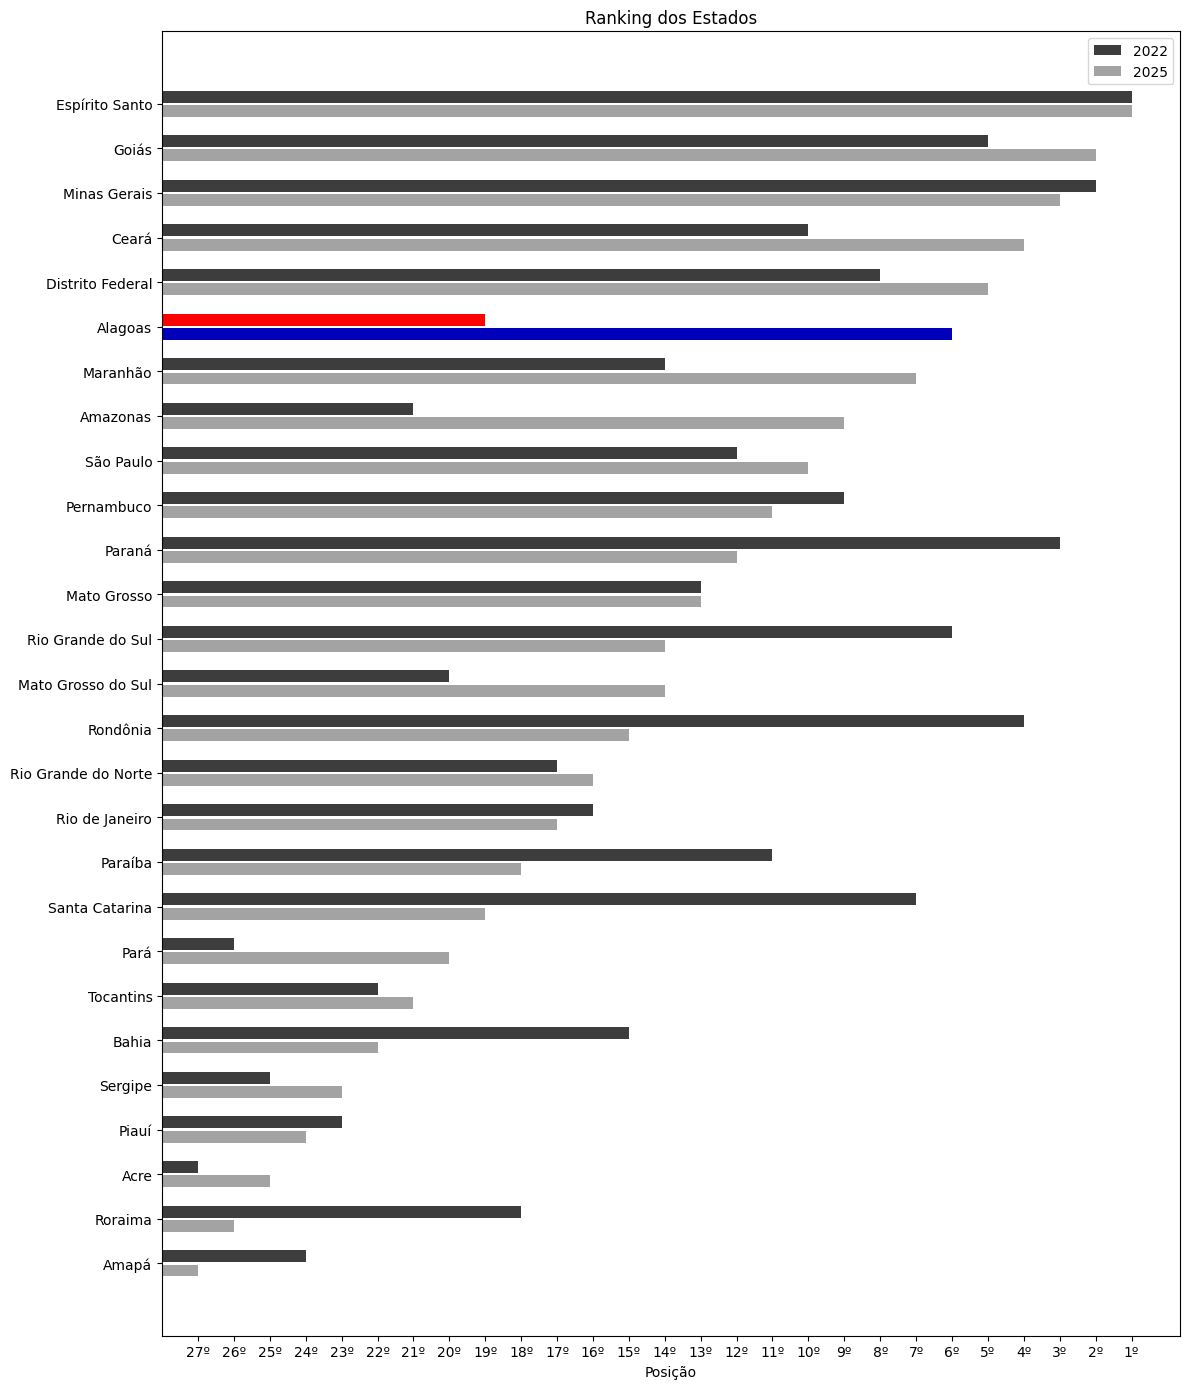

Recreate this plot in Python.
import pandas as pd
import matplotlib.pyplot as plt
import numpy as np

df = pd.read_csv("dadosutf.csv", encoding="utf-8", sep=";")
df.columns = df.columns.str.strip()

df["POSICAO22"] = pd.to_numeric(df["POSICAO22"], errors="coerce")
df["POSICAO25"] = pd.to_numeric(df["POSICAO25"], errors="coerce")

total_estados = df.shape[0]

df["RANK22"] = total_estados + 1 - df["POSICAO22"]
df["RANK25"] = total_estados + 1 - df["POSICAO25"]

df_sorted = df.sort_values("POSICAO25")
estados = df_sorted["ESTADOS"]
rank22 = df_sorted["RANK22"]
rank25 = df_sorted["RANK25"]

colors22 = ['#ff0000' if estado == "Alagoas" else '#3d3d3d' for estado in estados]
colors25 = ['#0000BB' if estado == "Alagoas" else '#a3a3a3' for estado in estados]

bar_height = 0.40  # Aumentado para barras mais largas
spacing = 0.08     # Espaçamento entre as barras de 2022 e 2025

y = np.arange(len(estados)) * 1.5  # Multiplicador aumenta espaço entre estados
y22 = y - bar_height/2 - spacing/2   # 2022 à esquerda com espaço
y25 = y + bar_height/2 + spacing/2   # 2025 à direita com espaço

plt.figure(figsize=(12, 14))  # Altura aumentada para acomodar espaçamento
bars22 = plt.barh(y22, rank22, height=bar_height, color=colors22, label="2022")
bars25 = plt.barh(y25, rank25, height=bar_height, color=colors25, label="2025")

plt.gca().invert_yaxis()

plt.yticks(y, estados)

plt.xticks(range(1, total_estados+1), [f"{i}º" for i in range(total_estados, 0, -1)])

plt.xlabel("Posição")
plt.title("Ranking dos Estados")
plt.legend()
plt.tight_layout()
plt.show()
